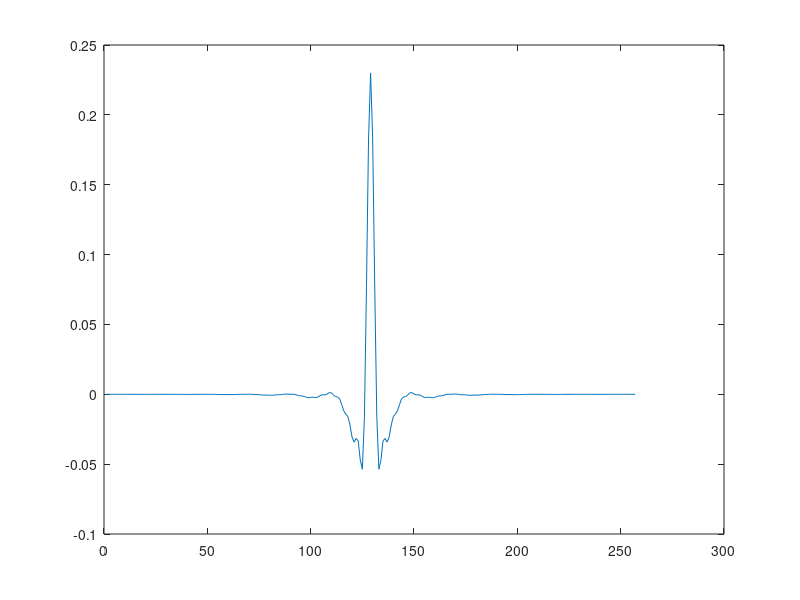
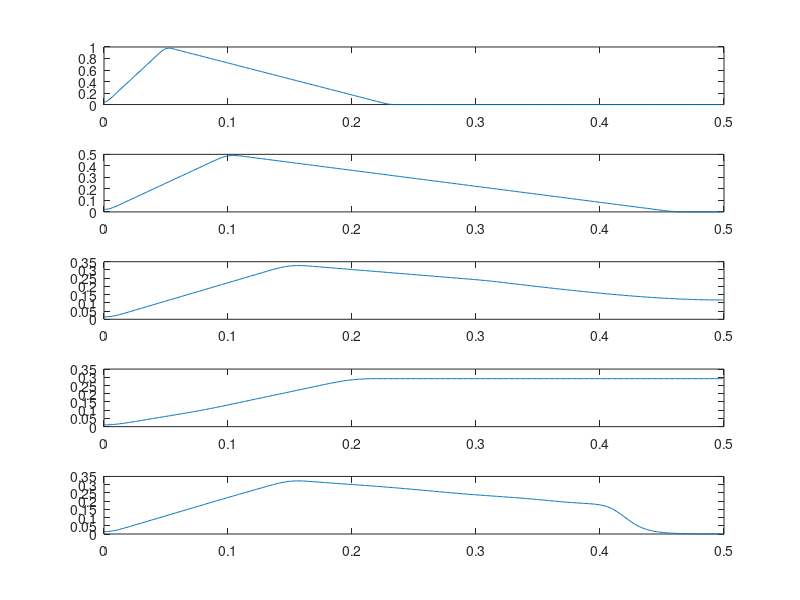

The MATLAB source for these figures, in order:
F = [0, 0.1, 0.46, 1];
A = [0, 1, 0, 0]; 

x = fir2(256,F,A);
figure(1);
plot(x);
X = fft(x,1024);

f = 0:1/1024:(512-1)/1024;
% 0:1/fs:2fm/fs -> Normalised 
figure(2);
subplot(5,1,1);
plot(f,abs(X(1:512)));

M = 2; 
y2 = x(1:M:256);
Y2 = fft(y2,1024);
subplot(5,1,2);
plot(f,abs(Y2(1:512)));

M = 3; 
y3 = x(1:3:256);
Y3 = fft(y3,1024);
subplot(5,1,3);
plot(f,abs(Y3(1:512)));

M = 4; 
y4 = x(1:4:256);
Y4 = fft(y4,1024);
subplot(5,1,4);
plot(f,abs(Y4(1:512)));

d1 = decimate(x,3);
yd = fft(d1,1024);
subplot(5,1,5);
plot(f,abs(yd(1:512)));




